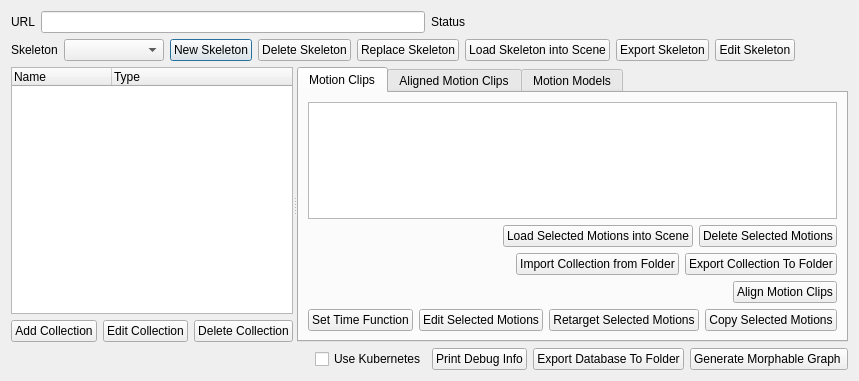
<?xml version="1.0" encoding="UTF-8"?>
<ui version="4.0">
 <class>Dialog</class>
 <widget class="QDialog" name="Dialog">
  <property name="geometry">
   <rect>
    <x>0</x>
    <y>0</y>
    <width>859</width>
    <height>381</height>
   </rect>
  </property>
  <property name="windowTitle">
   <string>Motion Database Browser</string>
  </property>
  <layout class="QVBoxLayout" name="verticalLayout_2">
   <item>
    <layout class="QHBoxLayout" name="horizontalLayout_7">
     <item>
      <widget class="QLabel" name="label">
       <property name="text">
        <string>URL</string>
       </property>
      </widget>
     </item>
     <item>
      <widget class="QLineEdit" name="urlLineEdit"/>
     </item>
     <item>
      <widget class="QLabel" name="statusLabel">
       <property name="text">
        <string>Status</string>
       </property>
      </widget>
     </item>
     <item>
      <spacer name="horizontalSpacer_11">
       <property name="orientation">
        <enum>Qt::Horizontal</enum>
       </property>
       <property name="sizeHint" stdset="0">
        <size>
         <width>40</width>
         <height>20</height>
        </size>
       </property>
      </spacer>
     </item>
    </layout>
   </item>
   <item>
    <layout class="QHBoxLayout" name="skeletonHorizontalLayout">
     <item>
      <widget class="QLabel" name="skeletonLabel">
       <property name="text">
        <string>Skeleton</string>
       </property>
      </widget>
     </item>
     <item>
      <widget class="QComboBox" name="skeletonListComboBox">
       <property name="minimumSize">
        <size>
         <width>100</width>
         <height>0</height>
        </size>
       </property>
      </widget>
     </item>
     <item>
      <widget class="QPushButton" name="newSkeletonButton">
       <property name="text">
        <string>New Skeleton</string>
       </property>
      </widget>
     </item>
     <item>
      <widget class="QPushButton" name="deleteSkeletonButton">
       <property name="text">
        <string>Delete Skeleton</string>
       </property>
      </widget>
     </item>
     <item>
      <widget class="QPushButton" name="replaceSkeletonButton">
       <property name="text">
        <string>Replace Skeleton</string>
       </property>
      </widget>
     </item>
     <item>
      <widget class="QPushButton" name="loadSkeletonButton">
       <property name="text">
        <string>Load Skeleton into Scene</string>
       </property>
      </widget>
     </item>
     <item>
      <widget class="QPushButton" name="exportSkeletonButton">
       <property name="text">
        <string>Export Skeleton</string>
       </property>
      </widget>
     </item>
     <item>
      <widget class="QPushButton" name="editSkeletonButton">
       <property name="text">
        <string>Edit Skeleton</string>
       </property>
      </widget>
     </item>
     <item>
      <spacer name="horizontalSpacer_6">
       <property name="orientation">
        <enum>Qt::Horizontal</enum>
       </property>
       <property name="sizeHint" stdset="0">
        <size>
         <width>40</width>
         <height>20</height>
        </size>
       </property>
      </spacer>
     </item>
    </layout>
   </item>
   <item>
    <widget class="QSplitter" name="splitter">
     <property name="orientation">
      <enum>Qt::Horizontal</enum>
     </property>
     <widget class="QWidget" name="layoutWidget">
      <layout class="QVBoxLayout" name="verticalLayout">
       <item>
        <widget class="QTreeWidget" name="collectionTreeWidget">
         <column>
          <property name="text">
           <string>Name</string>
          </property>
         </column>
         <column>
          <property name="text">
           <string>Type</string>
          </property>
         </column>
        </widget>
       </item>
       <item>
        <layout class="QHBoxLayout" name="horizontalLayout_6">
         <item>
          <spacer name="horizontalSpacer_12">
           <property name="orientation">
            <enum>Qt::Horizontal</enum>
           </property>
           <property name="sizeHint" stdset="0">
            <size>
             <width>40</width>
             <height>20</height>
            </size>
           </property>
          </spacer>
         </item>
         <item>
          <widget class="QPushButton" name="addCollectionButton">
           <property name="text">
            <string>Add Collection</string>
           </property>
          </widget>
         </item>
         <item>
          <widget class="QPushButton" name="editCollectionButton">
           <property name="text">
            <string>Edit Collection</string>
           </property>
          </widget>
         </item>
         <item>
          <widget class="QPushButton" name="deleteCollectionButton">
           <property name="text">
            <string>Delete Collection</string>
           </property>
          </widget>
         </item>
        </layout>
       </item>
      </layout>
     </widget>
     <widget class="QTabWidget" name="tabWidget">
      <property name="currentIndex">
       <number>0</number>
      </property>
      <widget class="QWidget" name="clip_tab">
       <attribute name="title">
        <string>Motion Clips</string>
       </attribute>
       <layout class="QGridLayout" name="gridLayout">
        <item row="0" column="0">
         <widget class="QListWidget" name="processedMotionListWidget"/>
        </item>
        <item row="1" column="0">
         <layout class="QHBoxLayout" name="horizontalLayout_2">
          <item>
           <spacer name="horizontalSpacer">
            <property name="orientation">
             <enum>Qt::Horizontal</enum>
            </property>
            <property name="sizeHint" stdset="0">
             <size>
              <width>40</width>
              <height>20</height>
             </size>
            </property>
           </spacer>
          </item>
          <item>
           <widget class="QPushButton" name="selectButton">
            <property name="text">
             <string>Load Selected Motions into Scene</string>
            </property>
           </widget>
          </item>
          <item>
           <widget class="QPushButton" name="deleteMotionButton">
            <property name="text">
             <string>Delete Selected Motions</string>
            </property>
           </widget>
          </item>
         </layout>
        </item>
        <item row="2" column="0">
         <layout class="QHBoxLayout" name="horizontalLayout_3">
          <item>
           <spacer name="horizontalSpacer2">
            <property name="orientation">
             <enum>Qt::Horizontal</enum>
            </property>
            <property name="sizeHint" stdset="0">
             <size>
              <width>40</width>
              <height>20</height>
             </size>
            </property>
           </spacer>
          </item>
          <item>
           <widget class="QPushButton" name="importCollectionButton">
            <property name="text">
             <string>Import Collection from Folder</string>
            </property>
           </widget>
          </item>
          <item>
           <widget class="QPushButton" name="exportCollectionButton">
            <property name="text">
             <string>Export Collection To Folder</string>
            </property>
           </widget>
          </item>
         </layout>
        </item>
        <item row="3" column="0">
         <layout class="QHBoxLayout" name="horizontalLayout_32">
          <item>
           <spacer name="horizontalSpacer_3">
            <property name="orientation">
             <enum>Qt::Horizontal</enum>
            </property>
            <property name="sizeHint" stdset="0">
             <size>
              <width>40</width>
              <height>20</height>
             </size>
            </property>
           </spacer>
          </item>
          <item>
           <widget class="QPushButton" name="alignMotionsButton">
            <property name="text">
             <string>Align Motion Clips</string>
            </property>
           </widget>
          </item>
         </layout>
        </item>
        <item row="4" column="0">
         <layout class="QHBoxLayout" name="horizontalLayout_34">
          <item>
           <spacer name="horizontalSpacer_8">
            <property name="orientation">
             <enum>Qt::Horizontal</enum>
            </property>
            <property name="sizeHint" stdset="0">
             <size>
              <width>40</width>
              <height>20</height>
             </size>
            </property>
           </spacer>
          </item>
          <item>
           <widget class="QPushButton" name="setTimeFunctionButton">
            <property name="text">
             <string>Set Time Function</string>
            </property>
           </widget>
          </item>
          <item>
           <widget class="QPushButton" name="editMotionsButton">
            <property name="text">
             <string>Edit Selected Motions</string>
            </property>
           </widget>
          </item>
          <item>
           <widget class="QPushButton" name="retargetMotionsButton">
            <property name="text">
             <string>Retarget Selected Motions</string>
            </property>
           </widget>
          </item>
          <item>
           <widget class="QPushButton" name="copyMotionsButton">
            <property name="text">
             <string>Copy Selected Motions</string>
            </property>
           </widget>
          </item>
         </layout>
        </item>
       </layout>
       <zorder>processedMotionListWidget</zorder>
       <zorder></zorder>
       <zorder></zorder>
       <zorder></zorder>
      </widget>
      <widget class="QWidget" name="aligned_tab">
       <attribute name="title">
        <string>Aligned Motion Clips</string>
       </attribute>
       <layout class="QVBoxLayout" name="verticalLayout_3">
        <item>
         <widget class="QListWidget" name="alignedMotionListWidget"/>
        </item>
        <item>
         <layout class="QHBoxLayout" name="horizontalLayout_8">
          <item>
           <spacer name="horizontalSpacer_10">
            <property name="orientation">
             <enum>Qt::Horizontal</enum>
            </property>
            <property name="sizeHint" stdset="0">
             <size>
              <width>40</width>
              <height>20</height>
             </size>
            </property>
           </spacer>
          </item>
          <item>
           <widget class="QPushButton" name="selectAlignedMotionButton">
            <property name="text">
             <string>Load Selected Motions into Scene</string>
            </property>
           </widget>
          </item>
          <item>
           <widget class="QPushButton" name="deleteAlignedMotionButton">
            <property name="text">
             <string>Delete Selected Motions</string>
            </property>
           </widget>
          </item>
         </layout>
        </item>
        <item>
         <layout class="QHBoxLayout" name="horizontalLayout_5">
          <item>
           <spacer name="horizontalSpacer_9">
            <property name="orientation">
             <enum>Qt::Horizontal</enum>
            </property>
            <property name="sizeHint" stdset="0">
             <size>
              <width>40</width>
              <height>20</height>
             </size>
            </property>
           </spacer>
          </item>
          <item>
           <widget class="QPushButton" name="createMotionModelButton">
            <property name="text">
             <string>Create Motion Model</string>
            </property>
           </widget>
          </item>
         </layout>
        </item>
        <item>
         <layout class="QHBoxLayout" name="horizontalLayout_4">
          <item>
           <spacer name="horizontalSpacer_5">
            <property name="orientation">
             <enum>Qt::Horizontal</enum>
            </property>
            <property name="sizeHint" stdset="0">
             <size>
              <width>40</width>
              <height>20</height>
             </size>
            </property>
           </spacer>
          </item>
          <item>
           <widget class="QPushButton" name="exportAlignedCollectionButton">
            <property name="text">
             <string>Export Collection</string>
            </property>
           </widget>
          </item>
          <item>
           <widget class="QPushButton" name="retargetAlignedMotionsButton">
            <property name="text">
             <string>Retarget Selected Motions</string>
            </property>
           </widget>
          </item>
         </layout>
        </item>
       </layout>
      </widget>
      <widget class="QWidget" name="model_tab">
       <attribute name="title">
        <string>Motion Models</string>
       </attribute>
       <layout class="QGridLayout" name="gridLayout_2">
        <item row="0" column="0">
         <widget class="QListWidget" name="modelListWidget"/>
        </item>
        <item row="1" column="0">
         <layout class="QHBoxLayout" name="horizontalLayout">
          <item>
           <spacer name="horizontalSpacer_2">
            <property name="orientation">
             <enum>Qt::Horizontal</enum>
            </property>
            <property name="sizeHint" stdset="0">
             <size>
              <width>40</width>
              <height>20</height>
             </size>
            </property>
           </spacer>
          </item>
          <item>
           <widget class="QPushButton" name="downloadMotionModelButton">
            <property name="text">
             <string>Load Motion Model into scene</string>
            </property>
           </widget>
          </item>
          <item>
           <widget class="QPushButton" name="deleteMotionModelButton">
            <property name="text">
             <string>Delete Selected Model</string>
            </property>
           </widget>
          </item>
         </layout>
        </item>
        <item row="2" column="0">
         <layout class="QHBoxLayout" name="horizontalLayout_33">
          <item>
           <spacer name="horizontalSpacer_4">
            <property name="orientation">
             <enum>Qt::Horizontal</enum>
            </property>
            <property name="sizeHint" stdset="0">
             <size>
              <width>40</width>
              <height>20</height>
             </size>
            </property>
           </spacer>
          </item>
          <item>
           <widget class="QPushButton" name="importMotionModelButton">
            <property name="text">
             <string>Import Motion Model</string>
            </property>
           </widget>
          </item>
          <item>
           <widget class="QPushButton" name="exportMotionModelButton">
            <property name="text">
             <string>Export Motion Model</string>
            </property>
           </widget>
          </item>
         </layout>
        </item>
        <item row="3" column="0">
         <layout class="QHBoxLayout" name="horizontalLayout_323">
          <item>
           <spacer name="horizontalSpacer_3">
            <property name="orientation">
             <enum>Qt::Horizontal</enum>
            </property>
            <property name="sizeHint" stdset="0">
             <size>
              <width>40</width>
              <height>20</height>
             </size>
            </property>
           </spacer>
          </item>
          <item>
           <widget class="QPushButton" name="createClusterTreeButton">
            <property name="text">
             <string>Create Cluster Tree</string>
            </property>
           </widget>
          </item>
          <item>
           <widget class="QPushButton" name="exportClusterTreeJSONButton">
            <property name="text">
             <string>Export Cluster Tree To JSON </string>
            </property>
           </widget>
          </item>
          <item>
           <widget class="QPushButton" name="exportClusterTreePCKButton">
            <property name="text">
             <string>Export Cluster Tree To Pickle </string>
            </property>
           </widget>
          </item>
         </layout>
        </item>
       </layout>
      </widget>
     </widget>
    </widget>
   </item>
   <item>
    <layout class="QHBoxLayout" name="horizontalLayout_3">
     <item>
      <spacer name="horizontalSpacer2">
       <property name="orientation">
        <enum>Qt::Horizontal</enum>
       </property>
       <property name="sizeHint" stdset="0">
        <size>
         <width>40</width>
         <height>20</height>
        </size>
       </property>
      </spacer>
     </item>
     <item>
      <widget class="QCheckBox" name="useComputeClusterCheckBox">
       <property name="text">
        <string>Use Kubernetes</string>
       </property>
      </widget>
     </item>
     <item>
      <widget class="QPushButton" name="debugInfoButton">
       <property name="text">
        <string>Print Debug Info</string>
       </property>
      </widget>
     </item>
     <item>
      <widget class="QPushButton" name="exportDatabaseButton">
       <property name="text">
        <string>Export Database To Folder</string>
       </property>
      </widget>
     </item>
     <item>
      <widget class="QPushButton" name="generateMGFromFIleButton">
       <property name="text">
        <string>Generate Morphable Graph </string>
       </property>
      </widget>
     </item>
    </layout>
   </item>
  </layout>
 </widget>
 <resources/>
 <connections/>
</ui>
